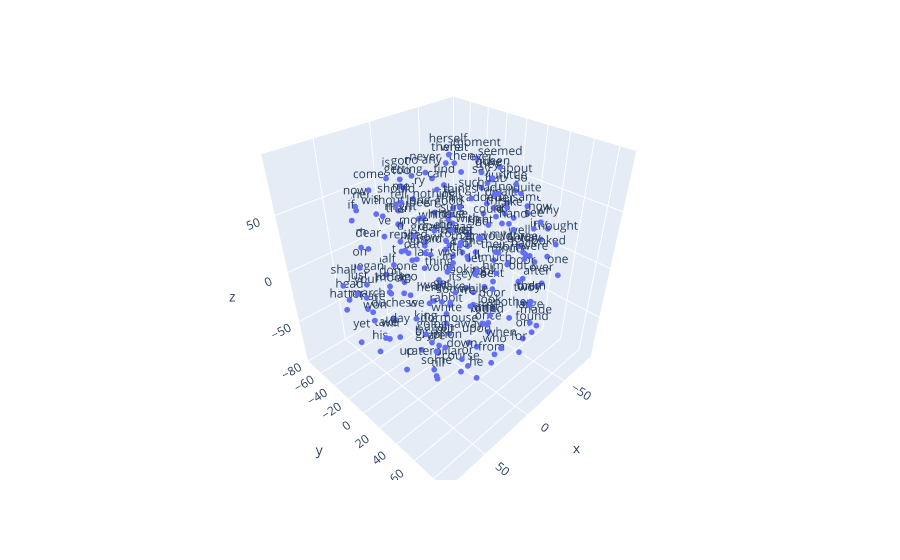

Notebook cell for this chart:
### Code cell
# Graficar los embedddings en 3D

vecs, labels = reduce_dimensions(w2v_model,3)

fig = px.scatter_3d(x=vecs[:MAX_WORDS,0], y=vecs[:MAX_WORDS,1], z=vecs[:MAX_WORDS,2],text=labels[:MAX_WORDS])
fig.update_traces(marker_size = 2)
fig.show()

### Figure 1 — Plotly figure (JSON) as saved in the notebook; plotly's stock layout.template omitted (floating-point values rounded to 4 significant figures; data arrays with more than 128 entries replaced by an {"elided": "..."} marker saying what was removed)
{"data": [{"hovertemplate": "x=%{x}<br>y=%{y}<br>z=%{z}<br>text=%{text}<extra></extra>", "legendgroup": "", "marker": {"color": "#636efa", "size": 2, "symbol": "circle"}, "mode": "markers+text", "name": "", "scene": "scene", "showlegend": false, "text": {"elided": "200 str values"}, "type": "scatter3d", "x": {"elided": "200 float values"}, "y": {"elided": "200 float values"}, "z": {"elided": "200 float values"}}], "layout": {"legend": {"tracegroupgap": 0}, "margin": {"t": 60}, "scene": {"domain": {"x": [0, 1], "y": [0, 1]}, "xaxis": {"title": {"text": "x"}}, "yaxis": {"title": {"text": "y"}}, "zaxis": {"title": {"text": "z"}}}}}
